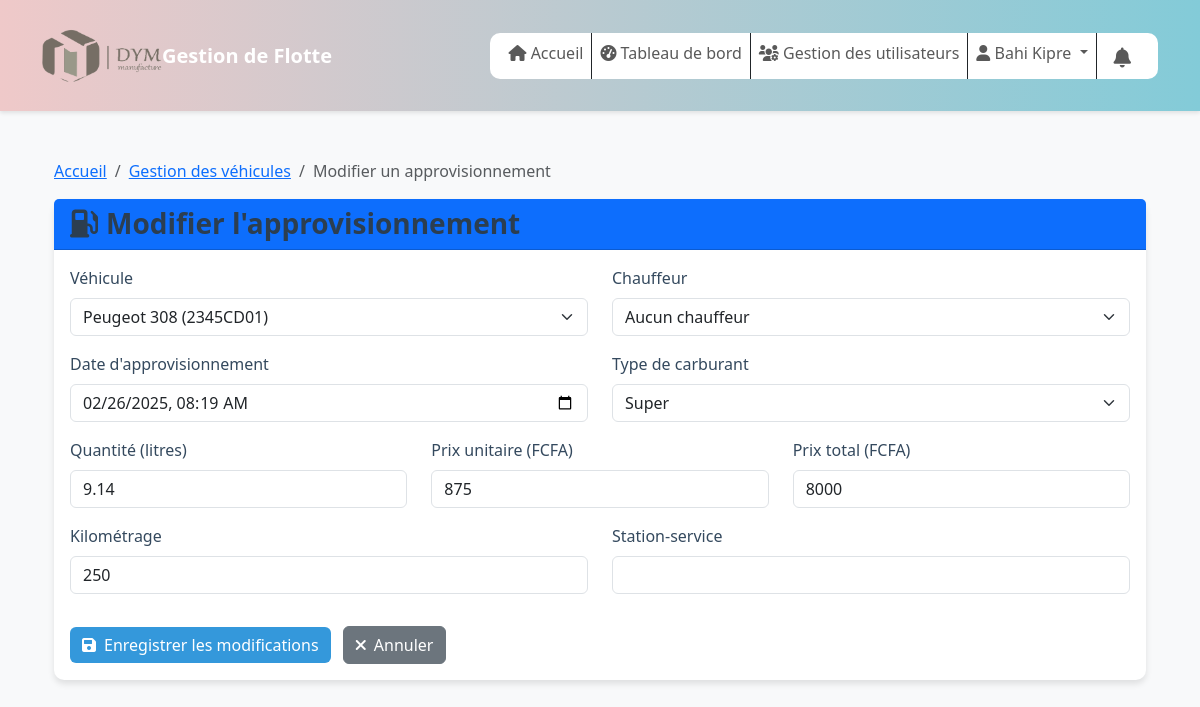
The app's page /modifier_approvisionnement.php?id=14 (signed in) with its own data.
### tables this page shows
CREATE TABLE `approvisionnements_carburant` (
  `id_approvisionnement` bigint(20) UNSIGNED NOT NULL,
  `id_vehicule` bigint(20) UNSIGNED DEFAULT NULL,
  `id_chauffeur` bigint(20) UNSIGNED DEFAULT NULL,
  `date_approvisionnement` datetime NOT NULL,
  `quantite_litres` decimal(10,2) NOT NULL,
  `prix_unitaire` int(11) NOT NULL,
  `prix_total` int(11) NOT NULL,
  `kilometrage` int(11) NOT NULL,
  `station_service` varchar(100) DEFAULT NULL,
  `type_carburant` enum('essence','diesel','hybride') NOT NULL
);

CREATE TABLE `vehicules` (
  `id_vehicule` bigint(20) UNSIGNED NOT NULL,
  `id_zone` bigint(20) UNSIGNED NOT NULL,
  `immatriculation` varchar(20) NOT NULL,
  `marque` varchar(50) NOT NULL,
  `modele` varchar(50) NOT NULL,
  `logo_marque_vehicule` varchar(255) NOT NULL,
  `annee_mise_en_service` int(11) DEFAULT NULL,
  `type_vehicule` enum('utilitaire','berline','camion','bus') NOT NULL,
  `capacite_passagers` int(11) NOT NULL,
  `capacite_charge_kg` decimal(10,2) DEFAULT NULL,
  `type_carburant` enum('Super','Gasoil') NOT NULL,
  `kilometrage_actuel` int(11) DEFAULT 0,
  `statut` enum('disponible','en_course','maintenance','hors_service') DEFAULT 'disponible',
  `date_acquisition` date DEFAULT NULL,
  `prix_acquisition` decimal(15,2) DEFAULT NULL,
  `note` text DEFAULT NULL,
  `created_at` timestamp NOT NULL DEFAULT current_timestamp(),
  `updated_at` timestamp NOT NULL DEFAULT current_timestamp()
);

### modifier_approvisionnement.php (the view, shortened to what this page needs)
<?php
include_once("database" . DIRECTORY_SEPARATOR . "config.php");
$id_approvisionnement = intval($_GET['id']);
$stmt = $pdo->prepare("
    SELECT * FROM approvisionnements_carburant
    WHERE id_approvisionnement = ?
");
$stmt->execute([$id_approvisionnement]);
$approvisionnement = $stmt->fetch(PDO::FETCH_ASSOC);
$stmt_vehicules = $pdo->query("
    SELECT id_vehicule, marque, modele, immatriculation
    FROM vehicules
    ORDER BY marque, modele
");
$vehicules = $stmt_vehicules->fetchAll(PDO::FETCH_ASSOC);
?>
<?php include_once("includes" . DIRECTORY_SEPARATOR . "header.php") ?>
<div class="container mt-4">
    <div class="row">
        <div class="col-12">
            <nav aria-label="breadcrumb">
                <ol class="breadcrumb">
                    <li class="breadcrumb-item"><a href="index.php">Accueil</a></li>
                    <li class="breadcrumb-item"><a href="gestion_vehicules.php">Gestion des véhicules</a></li>
                    <li class="breadcrumb-item active" aria-current="page">Modifier un approvisionnement</li>
                </ol>
            </nav>
        </div>
    </div>
    <div class="card">
        <div class="card-header bg-primary text-white">
            <h3 class="card-title mb-0">
                <i class="fas fa-gas-pump me-2"></i>Modifier l'approvisionnement
            </h3>
        </div>
        <div class="card-body">
            <form action="actions/vehicules/update_approvisionnement.php" method="POST">
                <div class="row">
                    <div class="col-md-6">
                        <div class="mb-3">
                            <label for="id_vehicule" class="form-label">Véhicule</label>
                            <select class="form-select" id="id_vehicule" name="id_vehicule" required>
                                <?php foreach ($vehicules as $vehicule): ?>
                                    <option value="<?= $vehicule['id_vehicule'] ?>"
                                        <?= ($vehicule['id_vehicule'] == $approvisionnement['id_vehicule']) ? 'selected' : '' ?>>
                                        <?= htmlspecialchars($vehicule['marque'] . ' ' . $vehicule['modele'] . ' (' . $vehicule['immatriculation'] . ')') ?>
                                    </option>
                                <?php endforeach; ?>
                            </select>
                        </div>
                    </div>
                    <div class="col-md-6">
                        <div class="mb-3">
                            <label for="id_chauffeur" class="form-label">Chauffeur</label>
                            <select class="form-select" id="id_chauffeur" name="id_chauffeur">
                                <option value="">Aucun chauffeur</option>
                            </select>
                        </div>
                    </div>
                </div>
                <div class="row">
                    <div class="col-md-6">
                        <div class="mb-3">
                            <label for="date_approvisionnement" class="form-label">Date d'approvisionnement</label>
                            <input type="datetime-local" class="form-control" id="date_approvisionnement"
                                   name="date_approvisionnement"
                                   value="<?= date('Y-m-d\TH:i', strtotime($approvisionnement['date_approvisionnement'])) ?>"
                                   required>
                        </div>
                    </div>
                    <div class="col-md-6">
                        <div class="mb-3">
                            <label for="type_carburant" class="form-label">Type de carburant</label>
                            <select class="form-select" id="type_carburant" name="type_carburant" required>
                                <option value="essence" <?= ($approvisionnement['type_carburant'] == 'essence') ? 'selected' : '' ?>>Super</option>
                            </select>
                        </div>
                    </div>
                </div>
                <div class="row">
                    <div class="col-md-4">
                        <div class="mb-3">
                            <label for="quantite_litres" class="form-label">Quantité (litres)</label>
                            <input type="number" step="0.01" class="form-control" id="quantite_litres"
                                   name="quantite_litres" value="<?= $approvisionnement['quantite_litres'] ?>" required>
                        </div>
                    </div>
                    <div class="col-md-4">
                        <div class="mb-3">
                            <label for="prix_unitaire" class="form-label">Prix unitaire (FCFA)</label>
                            <input type="number" class="form-control" id="prix_unitaire"
                                   name="prix_unitaire" value="<?= $approvisionnement['prix_unitaire'] ?>" required>
                        </div>
                    </div>
                    <div class="col-md-4">
                        <div class="mb-3">
                            <label for="prix_total" class="form-label">Prix total (FCFA)</label>
                            <input type="number" class="form-control" id="prix_total"
                                   name="prix_total" value="<?= $approvisionnement['prix_total'] ?>" required>
                        </div>
                    </div>
                </div>
                <div class="row">
                    <div class="col-md-6">
                        <div class="mb-3">
                            <label for="kilometrage" class="form-label">Kilométrage</label>
                            <input type="number" class="form-control" id="kilometrage"
                                   name="kilometrage" value="<?= $approvisionnement['kilometrage'] ?>" required>
                        </div>
                    </div>
                    <div class="col-md-6">
                        <div class="mb-3">
                            <label for="station_service" class="form-label">Station-service</label>
                            <input type="text" class="form-control" id="station_service"
                                   name="station_service" value="<?= htmlspecialchars($approvisionnement['station_service'] ?? '') ?>">
                        </div>
                    </div>
                </div>
                <div class="mt-3">
                    <button type="submit" class="btn btn-primary">
                        <i class="fas fa-save me-2"></i>Enregistrer les modifications
                    </button>
                    <a href="gestion_vehicules.php#approvisionnements" class="btn btn-secondary ms-2">
                        <i class="fas fa-times me-2"></i>Annuler
                    </a>
                </div>
            </form>
        </div>
    </div>
</div>
<?php include_once("includes" . DIRECTORY_SEPARATOR . "footer.php"); ?>

### assets/css/style.css (style rules this page uses)
body { background-color: #f8f9fa; font-family: 'Segoe UI', sans-serif; }
:root { --color-header: #766f67; --color-h1: #2c3e50; }
.form-label { font-weight: 500; color: #34495e; }
.btn-primary { background-color: #3498db; border: none; font-weight: 500; transition: background-color 0.3s ease; }
.card, #calendar { border: none; border-radius: 10px; box-shadow: 0 4px 6px rgba(0, 0, 0, 0.1); transition: .3s ease; }
.card-title { color: var(--color-h1); font-weight: 600; }
.card-body { overflow: auto; }

### records on screen
approvisionnements_carburant: id_vehicule "Peugeot 308 (2345CD01)", date_approvisionnement "02/26/2025 08:19", type_carburant "Super", quantite_litres "9.14", prix_unitaire "875", prix_total "8000", kilometrage "250"

### other values on screen
$_SESSION['nom'] . ' ' . $_SESSION['prenom'] "Bahi Kipre"
